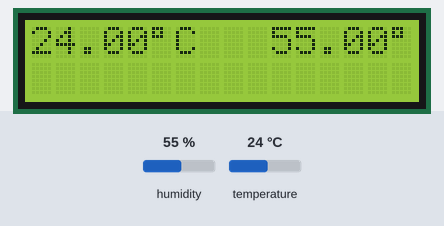
The sketch below on a simulated Arduino Uno, built with avr-gcc and run on an emulated ATmega328P. On the bench: 16×2 character LCD. The test bench sets the inputs (shaded band); at power-on: humidity 55 %, temperature 24 °C.

Above: at 1.2 s.
1.3 s: humidity set to 22 %
At 2.5 s:
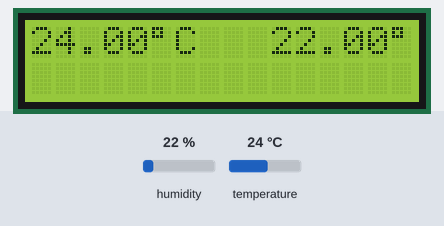
4.0 s: temperature set to 12 °C
At 4.9 s:
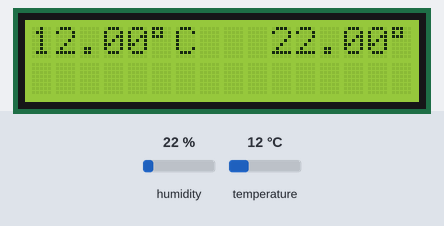
6.7 s: humidity set to 40 %
At 8.5 s:
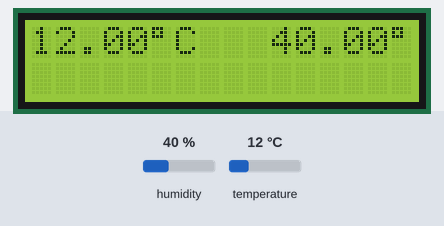
9.6 s: temperature set to 19 °C
At 10.9 s:
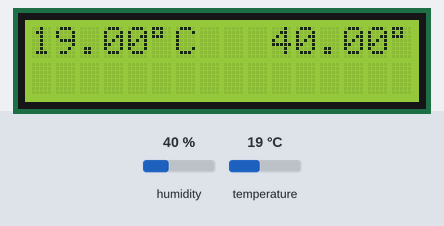
Timing chart, 0 to 12.6 s (numbered marks = the images above; inputs shaded):
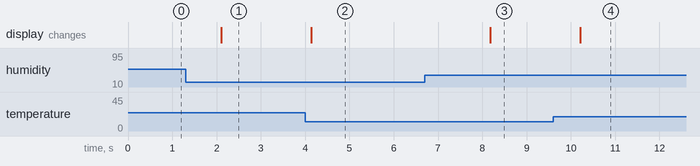

Measured:
- after the input at 1.3 s, the display: changes after 0.81 s (image 1)
- after the input at 4.0 s, the display: changes after 0.14 s (image 2)
- after the input at 6.7 s, the display: changes after 1.5 s (image 3)
- after the input at 9.6 s, the display: changes after 0.61 s (image 4)

The sketch:

EXPERIMENT4.ino
```cpp
#include <LiquidCrystal.h>

#include "DHT.h"
LiquidCrystal lcd(8, 9, 10, 11, 12, 13);
#define DHT1PIN 2
#define DHT1TYPE DHT11   // DHT 11
DHT dht1(DHT1PIN, DHT1TYPE);
void setup() {
  // put your setup code here, to run once:
lcd.begin(16, 2);
dht1.begin();
}

void loop() {
  // put your main code here, to run repeatedly:
 float  sensorOneTemperature = dht1.readTemperature();
 lcd.setCursor(0,0);
 lcd.print(sensorOneTemperature);
 lcd.print((char)223);
 lcd.print("C");
 lcd.print(" ");

 float humidity = dht1.readHumidity();
 lcd.setCursor(10,0);
 lcd.print(humidity);
 lcd.print((char)223);
 lcd.print("% ");

}
```
